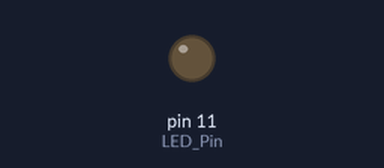
Recording of a sketch running on a simulated Arduino Uno, built with avr-gcc and run on an emulated ATmega328P. Parts: output pins drawn as LEDs (lit = HIGH).

Above: at 0.15 s.
Timing chart, 0 to 40.0 s (numbered marks = the images above):
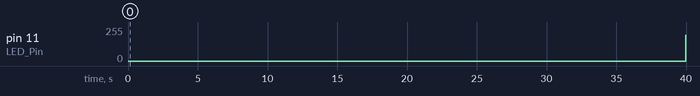

Measured:
- by itself, pin 11 (LED_Pin): 0/255 → 194/255 at 40.0 s

The sketch:

led_pwm.ino
```cpp
// Global variable
static int LED_Pin = 11;

void setup() {
  // Set LED Pin as an output pin
  pinMode(LED_Pin, OUTPUT);
}

void loop() {
  // pulse the LED on (dim to bright)
  for(int i = 0; i < 255; i++){
    analogWrite(LED_Pin, i);
    delay(5);
  }

  for(int i = 255; i >= 0; i--){
    analogWrite(LED_Pin, i);
    delay(5);
  }
}
```
